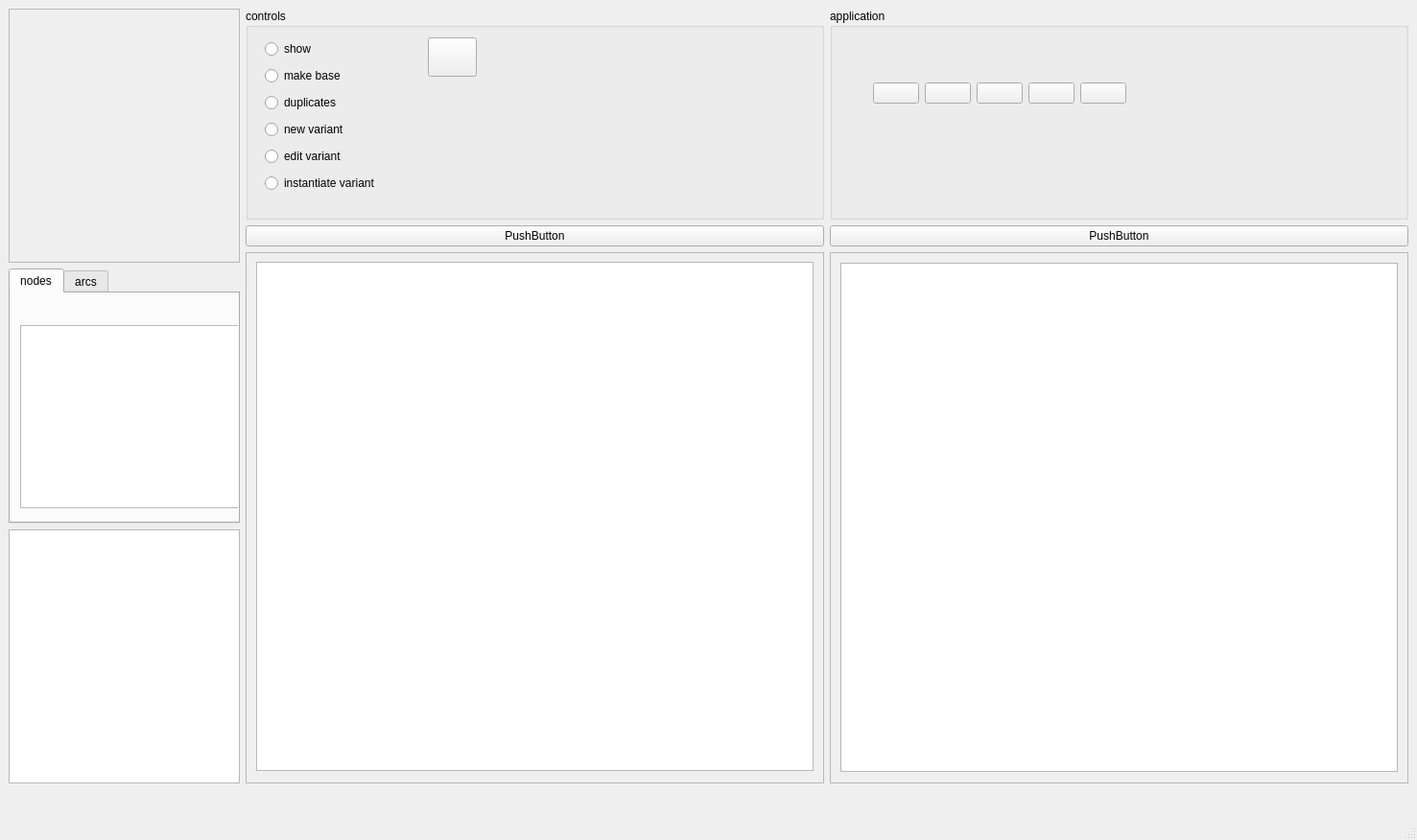
<?xml version="1.0" encoding="UTF-8"?>
<ui version="4.0">
 <class>MainWindow</class>
 <widget class="QMainWindow" name="MainWindow">
  <property name="geometry">
   <rect>
    <x>0</x>
    <y>0</y>
    <width>1477</width>
    <height>876</height>
   </rect>
  </property>
  <property name="windowTitle">
   <string>MainWindow</string>
  </property>
  <widget class="QWidget" name="centralwidget">
   <layout class="QGridLayout" name="gridLayout" columnstretch="2,5,5">
    <item row="0" column="0">
     <layout class="QVBoxLayout" name="verticalLayoutFirstColumn" stretch="0,0,0">
      <item>
       <widget class="QScrollArea" name="scrollAreaInterNetworks">
        <property name="widgetResizable">
         <bool>true</bool>
        </property>
        <widget class="QWidget" name="scrollAreaWidgetContentsInterNetworks">
         <property name="geometry">
          <rect>
           <x>0</x>
           <y>0</y>
           <width>237</width>
           <height>263</height>
          </rect>
         </property>
        </widget>
       </widget>
      </item>
      <item>
       <widget class="QTabWidget" name="tabWidgetNodesArcs">
        <property name="currentIndex">
         <number>0</number>
        </property>
        <widget class="QWidget" name="nodes">
         <attribute name="title">
          <string>nodes</string>
         </attribute>
         <widget class="QListWidget" name="listNodeObjects">
          <property name="geometry">
           <rect>
            <x>10</x>
            <y>33</y>
            <width>241</width>
            <height>191</height>
           </rect>
          </property>
         </widget>
        </widget>
        <widget class="QWidget" name="arcs">
         <attribute name="title">
          <string>arcs</string>
         </attribute>
         <widget class="QListWidget" name="listArcObjects">
          <property name="geometry">
           <rect>
            <x>10</x>
            <y>20</y>
            <width>241</width>
            <height>191</height>
           </rect>
          </property>
         </widget>
        </widget>
       </widget>
      </item>
      <item>
       <widget class="QListWidget" name="listVariants"/>
      </item>
     </layout>
    </item>
    <item row="0" column="2">
     <layout class="QVBoxLayout" name="verticalLayoutThirdColumn">
      <item>
       <widget class="QGroupBox" name="groupBoxApplication">
        <property name="sizePolicy">
         <sizepolicy hsizetype="Preferred" vsizetype="Fixed">
          <horstretch>0</horstretch>
          <verstretch>0</verstretch>
         </sizepolicy>
        </property>
        <property name="minimumSize">
         <size>
          <width>0</width>
          <height>220</height>
         </size>
        </property>
        <property name="title">
         <string>application</string>
        </property>
        <widget class="QWidget" name="gridLayoutWidget">
         <property name="geometry">
          <rect>
           <x>40</x>
           <y>30</y>
           <width>274</width>
           <height>115</height>
          </rect>
         </property>
         <layout class="QGridLayout" name="gridLayoutApplication">
          <property name="leftMargin">
           <number>5</number>
          </property>
          <property name="rightMargin">
           <number>5</number>
          </property>
          <item row="1" column="3">
           <widget class="QPushButton" name="pushButtonSave">
            <property name="sizePolicy">
             <sizepolicy hsizetype="Minimum" vsizetype="Fixed">
              <horstretch>50</horstretch>
              <verstretch>0</verstretch>
             </sizepolicy>
            </property>
            <property name="text">
             <string/>
            </property>
           </widget>
          </item>
          <item row="1" column="0">
           <widget class="QPushButton" name="pushButtonInformation">
            <property name="sizePolicy">
             <sizepolicy hsizetype="Minimum" vsizetype="Fixed">
              <horstretch>50</horstretch>
              <verstretch>0</verstretch>
             </sizepolicy>
            </property>
            <property name="text">
             <string/>
            </property>
           </widget>
          </item>
          <item row="0" column="0">
           <spacer name="verticalSpacer">
            <property name="orientation">
             <enum>Qt::Vertical</enum>
            </property>
            <property name="sizeHint" stdset="0">
             <size>
              <width>20</width>
              <height>40</height>
             </size>
            </property>
           </spacer>
          </item>
          <item row="1" column="4">
           <widget class="QPushButton" name="pushButtonCancel">
            <property name="sizePolicy">
             <sizepolicy hsizetype="Minimum" vsizetype="Fixed">
              <horstretch>50</horstretch>
              <verstretch>0</verstretch>
             </sizepolicy>
            </property>
            <property name="text">
             <string/>
            </property>
           </widget>
          </item>
          <item row="1" column="5">
           <widget class="QPushButton" name="pushButtonMakeLatex">
            <property name="sizePolicy">
             <sizepolicy hsizetype="Minimum" vsizetype="Fixed">
              <horstretch>50</horstretch>
              <verstretch>0</verstretch>
             </sizepolicy>
            </property>
            <property name="text">
             <string/>
            </property>
           </widget>
          </item>
          <item row="2" column="0">
           <spacer name="verticalSpacer_2">
            <property name="orientation">
             <enum>Qt::Vertical</enum>
            </property>
            <property name="sizeHint" stdset="0">
             <size>
              <width>20</width>
              <height>40</height>
             </size>
            </property>
           </spacer>
          </item>
          <item row="1" column="6">
           <widget class="QPushButton" name="pushButtonViewLatex">
            <property name="sizePolicy">
             <sizepolicy hsizetype="Minimum" vsizetype="Fixed">
              <horstretch>50</horstretch>
              <verstretch>0</verstretch>
             </sizepolicy>
            </property>
            <property name="text">
             <string/>
            </property>
           </widget>
          </item>
         </layout>
        </widget>
       </widget>
      </item>
      <item>
       <widget class="QPushButton" name="pushButtonRight">
        <property name="text">
         <string>PushButton</string>
        </property>
       </widget>
      </item>
      <item>
       <widget class="QScrollArea" name="scrollAreaRight">
        <property name="sizeAdjustPolicy">
         <enum>QAbstractScrollArea::AdjustToContents</enum>
        </property>
        <property name="widgetResizable">
         <bool>true</bool>
        </property>
        <widget class="QWidget" name="scrollAreaWidgetContentsRight">
         <property name="geometry">
          <rect>
           <x>0</x>
           <y>0</y>
           <width>599</width>
           <height>547</height>
          </rect>
         </property>
         <widget class="QWidget" name="horizontalLayoutWidget_2">
          <property name="geometry">
           <rect>
            <x>10</x>
            <y>10</y>
            <width>581</width>
            <height>531</height>
           </rect>
          </property>
          <layout class="QHBoxLayout" name="horizontalLayout_2">
           <item>
            <widget class="QListWidget" name="listRight">
             <property name="sizePolicy">
              <sizepolicy hsizetype="Preferred" vsizetype="Expanding">
               <horstretch>0</horstretch>
               <verstretch>0</verstretch>
              </sizepolicy>
             </property>
            </widget>
           </item>
          </layout>
         </widget>
        </widget>
       </widget>
      </item>
     </layout>
    </item>
    <item row="0" column="1">
     <layout class="QVBoxLayout" name="verticalLayoutSecondColumn">
      <property name="sizeConstraint">
       <enum>QLayout::SetDefaultConstraint</enum>
      </property>
      <item>
       <widget class="QGroupBox" name="groupBoxControls">
        <property name="sizePolicy">
         <sizepolicy hsizetype="Preferred" vsizetype="Fixed">
          <horstretch>0</horstretch>
          <verstretch>0</verstretch>
         </sizepolicy>
        </property>
        <property name="minimumSize">
         <size>
          <width>0</width>
          <height>220</height>
         </size>
        </property>
        <property name="title">
         <string>controls</string>
        </property>
        <widget class="QWidget" name="verticalLayoutWidget">
         <property name="geometry">
          <rect>
           <x>20</x>
           <y>30</y>
           <width>161</width>
           <height>170</height>
          </rect>
         </property>
         <layout class="QVBoxLayout" name="verticalLayout">
          <item>
           <widget class="QRadioButton" name="radioButtonShowVariant">
            <property name="text">
             <string>show</string>
            </property>
           </widget>
          </item>
          <item>
           <widget class="QRadioButton" name="radioButtonMakBase">
            <property name="text">
             <string>make base</string>
            </property>
           </widget>
          </item>
          <item>
           <widget class="QRadioButton" name="radioButtonDuplicates">
            <property name="text">
             <string>duplicates</string>
            </property>
           </widget>
          </item>
          <item>
           <widget class="QRadioButton" name="radioButtonNewVariant">
            <property name="text">
             <string>new variant</string>
            </property>
           </widget>
          </item>
          <item>
           <widget class="QRadioButton" name="radioButtonEditVariant">
            <property name="text">
             <string>edit variant</string>
            </property>
           </widget>
          </item>
          <item>
           <widget class="QRadioButton" name="radioButtonInstantiateVariant">
            <property name="text">
             <string>instantiate variant</string>
            </property>
           </widget>
          </item>
         </layout>
        </widget>
        <widget class="QPushButton" name="pushButtonDelete">
         <property name="geometry">
          <rect>
           <x>190</x>
           <y>30</y>
           <width>51</width>
           <height>41</height>
          </rect>
         </property>
         <property name="text">
          <string/>
         </property>
        </widget>
       </widget>
      </item>
      <item>
       <widget class="QPushButton" name="pushButtonLeft">
        <property name="text">
         <string>PushButton</string>
        </property>
       </widget>
      </item>
      <item>
       <widget class="QScrollArea" name="scrollAreaLeft">
        <property name="widgetResizable">
         <bool>true</bool>
        </property>
        <widget class="QWidget" name="scrollAreaWidgetContentsLeft">
         <property name="geometry">
          <rect>
           <x>0</x>
           <y>0</y>
           <width>599</width>
           <height>547</height>
          </rect>
         </property>
         <widget class="QWidget" name="horizontalLayoutWidget">
          <property name="geometry">
           <rect>
            <x>10</x>
            <y>9</y>
            <width>581</width>
            <height>531</height>
           </rect>
          </property>
          <layout class="QHBoxLayout" name="horizontalLayout">
           <item>
            <widget class="QListWidget" name="listLeft">
             <property name="sizePolicy">
              <sizepolicy hsizetype="Preferred" vsizetype="Expanding">
               <horstretch>0</horstretch>
               <verstretch>0</verstretch>
              </sizepolicy>
             </property>
            </widget>
           </item>
          </layout>
         </widget>
        </widget>
       </widget>
      </item>
     </layout>
    </item>
   </layout>
  </widget>
  <widget class="QStatusBar" name="statusbar">
   <property name="minimumSize">
    <size>
     <width>0</width>
     <height>50</height>
    </size>
   </property>
   <property name="font">
    <font>
     <pointsize>12</pointsize>
    </font>
   </property>
  </widget>
 </widget>
 <resources/>
 <connections/>
</ui>
